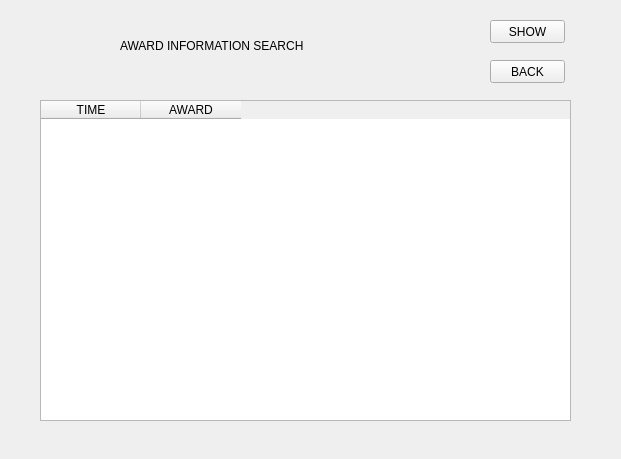
<?xml version="1.0" encoding="UTF-8"?>
<ui version="4.0">
 <class>awardfind</class>
 <widget class="QWidget" name="awardfind">
  <property name="geometry">
   <rect>
    <x>0</x>
    <y>0</y>
    <width>621</width>
    <height>459</height>
   </rect>
  </property>
  <property name="windowTitle">
   <string>Form</string>
  </property>
  <widget class="QLabel" name="label">
   <property name="geometry">
    <rect>
     <x>120</x>
     <y>20</y>
     <width>331</width>
     <height>51</height>
    </rect>
   </property>
   <property name="styleSheet">
    <string notr="true">font: 75 18pt &quot;Consolas&quot;;</string>
   </property>
   <property name="text">
    <string>AWARD INFORMATION SEARCH</string>
   </property>
  </widget>
  <widget class="QPushButton" name="stu_award_querypushButton">
   <property name="geometry">
    <rect>
     <x>490</x>
     <y>20</y>
     <width>75</width>
     <height>23</height>
    </rect>
   </property>
   <property name="text">
    <string>SHOW</string>
   </property>
  </widget>
  <widget class="QPushButton" name="stu_award_backpushButton">
   <property name="geometry">
    <rect>
     <x>490</x>
     <y>60</y>
     <width>75</width>
     <height>23</height>
    </rect>
   </property>
   <property name="text">
    <string>BACK</string>
   </property>
  </widget>
  <widget class="QTableWidget" name="tableWidget">
   <property name="geometry">
    <rect>
     <x>40</x>
     <y>100</y>
     <width>531</width>
     <height>321</height>
    </rect>
   </property>
   <column>
    <property name="text">
     <string>TIME</string>
    </property>
   </column>
   <column>
    <property name="text">
     <string>AWARD</string>
    </property>
   </column>
  </widget>
 </widget>
 <resources/>
 <connections/>
</ui>
